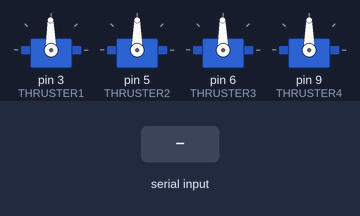
This sketch was run on a simulated Arduino Uno, built with avr-gcc and run on an emulated ATmega328P. On the bench: 4 × servo. Inputs (shaded band) come from the test bench. What the sketch prints to the serial monitor is not drawn.

Above: at 1.2 s.
1.3 s: "1" received over Serial
At 1.8 s:
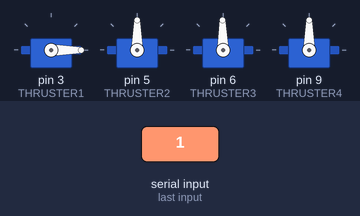
2.8 s: "2" received over Serial
At 4.0 s:
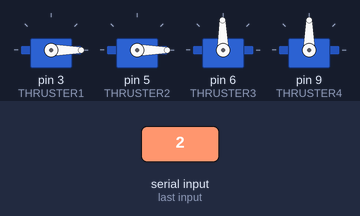
4.3 s: "0" received over Serial
At 5.3 s:
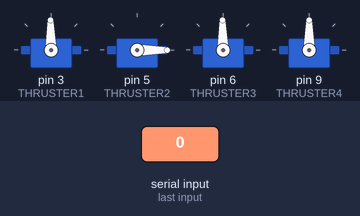
5.8 s: "3" received over Serial
At 6.4 s:
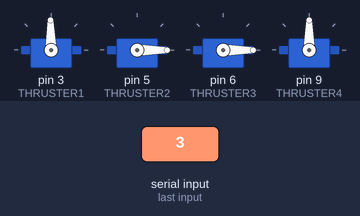
7.3 s: "4" received over Serial
At 7.6 s:
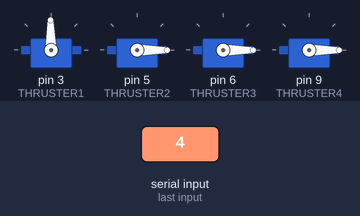
8.8 s: "0" received over Serial
At 9.9 s:
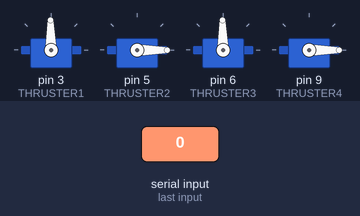
Timing chart, 0 to 11.3 s (numbered marks = the images above; inputs shaded):
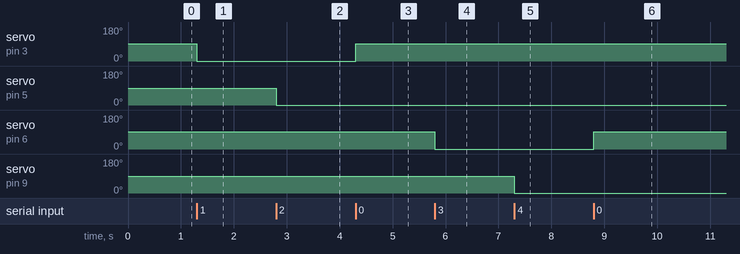

The sketch:

thruster_test.ino
```cpp
#include <SoftwareSerial.h>
#include <stdlib.h>
#include <Servo.h>

#define THRUSTER1 3
#define THRUSTER2 5
#define THRUSTER3 6
#define THRUSTER4 9


Servo T1;
Servo T2;
Servo T3;
Servo T4;
int lx = 0;
int daz = 0; //.delta angular z
int mode = 0;


void setup()  {
  Serial.begin(115200);
  Serial.println("ready");
  T1.attach(THRUSTER1);
  T2.attach(THRUSTER2);
  T3.attach(THRUSTER3);
  T4.attach(THRUSTER4);
}

void loop()  {
  serial_read();
  drive();
}
void serial_read(){
    char c = Serial.read();
    if (c == 'w'){
         lx += 1;
     }
     if (c == 's'){
         lx -= 1;
     }
     if (c == 'a'){
          daz += 1;
     }
     if (c == 'd'){
          daz -= 1;
     }
     if (c == 'r'){ //r for reset
          lx = 0;
          daz = 0;
     }
     if (c == '0'){
         mode = 0;
     }
     if (c == '1'){
         mode = 1;
     }
     if (c == '2'){
         mode = 2;
     }
     if (c == '3'){
         mode = 3;
     }
     if (c == '4'){
         mode = 4;
     }
}

void drive(){
    if (mode == 0){
      int thrust = lx+daz;
      T1.write(91+thrust);
      T3.write(91-thrust);
      //T3.write(lx+daz);
      //T4.write(lx+daz);
    }
    if (mode == 1){
      T1.write(lx+daz);
    }
    if (mode == 2){
      T2.write(lx+daz);
    }
    if (mode == 3){
      T3.write(lx+daz);
    }
    if (mode == 4){
      T4.write(lx+daz);
    }
}
```

Measured:
- after the input at 1.3 s, servo on pin 3 (THRUSTER1): 91° → 0° at once
- after the input at 2.8 s, servo on pin 5 (THRUSTER2): 90° → 0° at once
- after the input at 4.3 s, servo on pin 3 (THRUSTER1): 0° → 91° at once
- after the input at 5.8 s, servo on pin 6 (THRUSTER3): 91° → 0° at once
- after the input at 7.3 s, servo on pin 9 (THRUSTER4): 90° → 0° at once
- after the input at 8.8 s, servo on pin 6 (THRUSTER3): 0° → 91° at once
